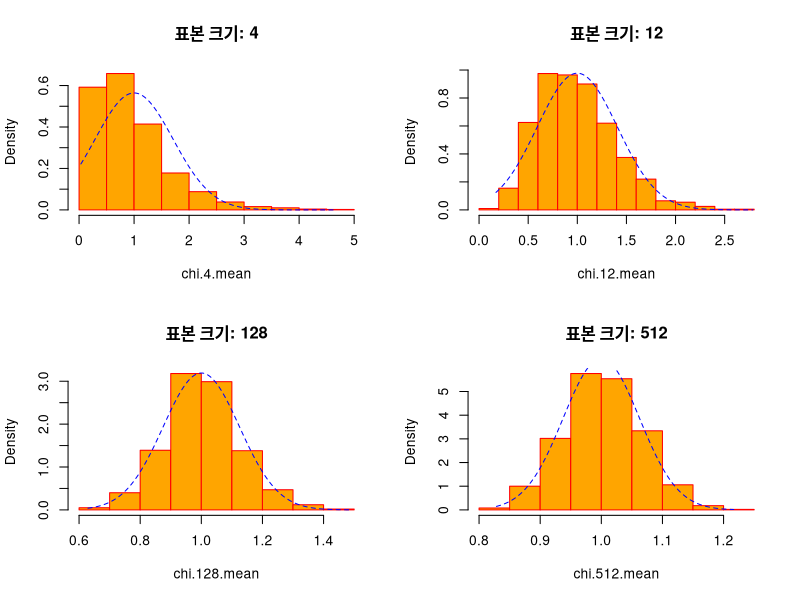
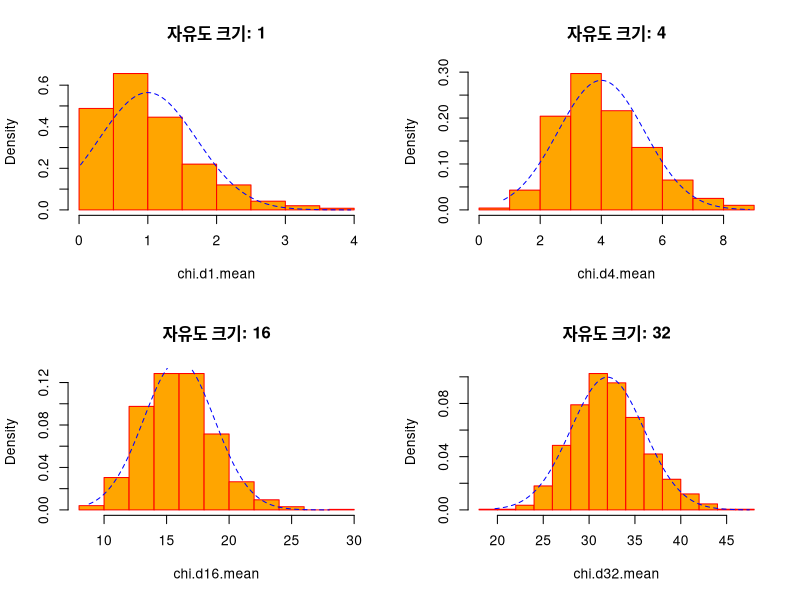
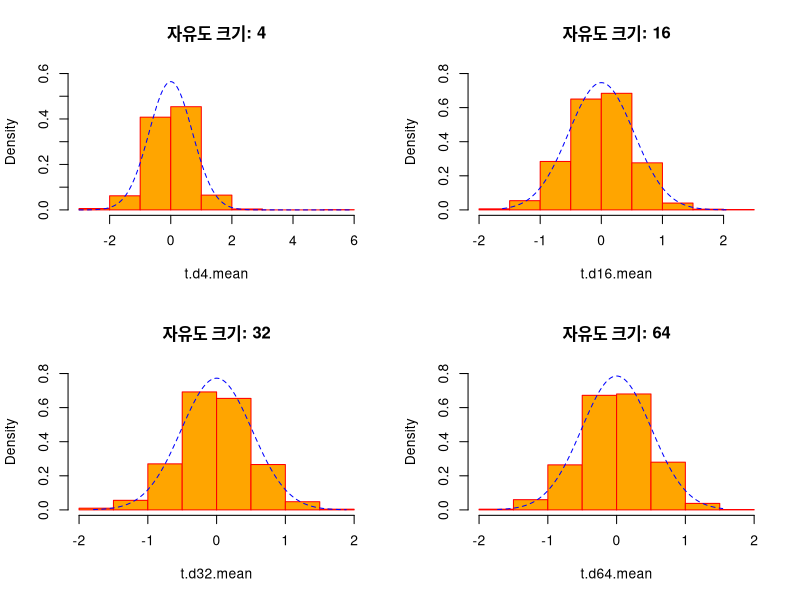
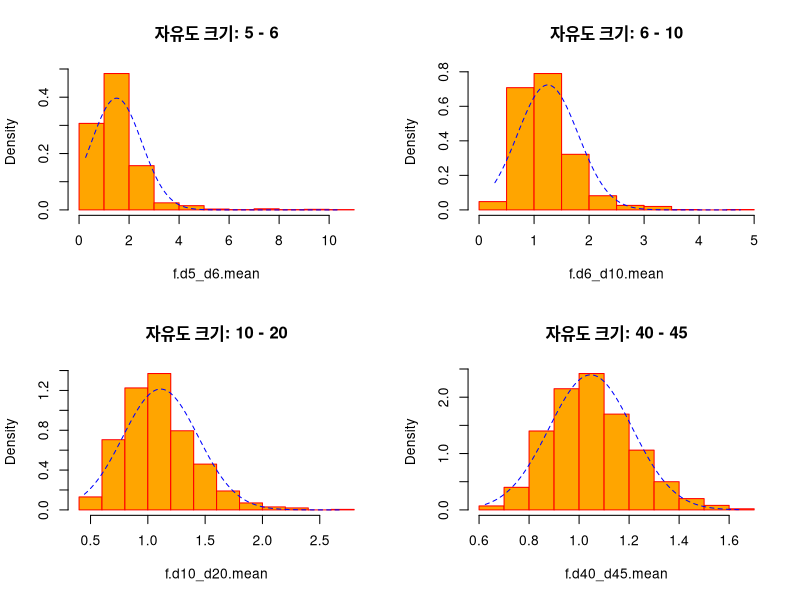
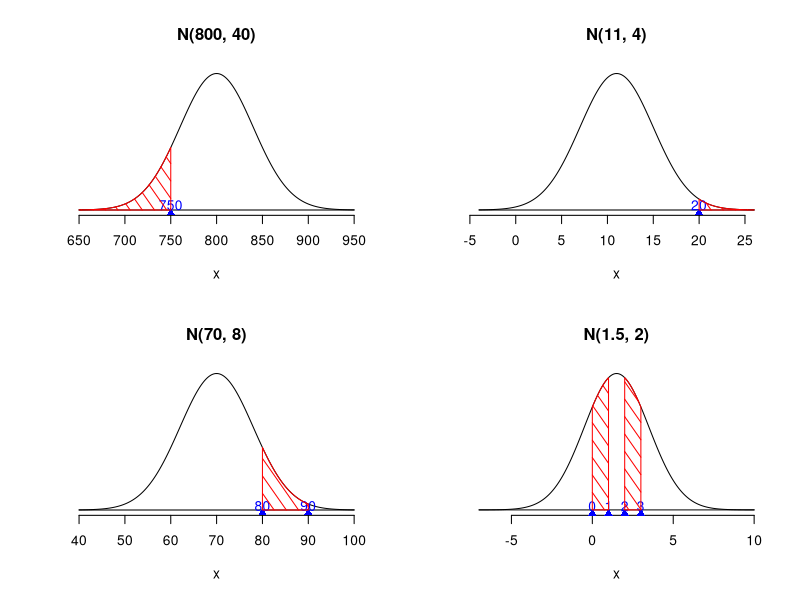

Write R code to recreate these figures, in order.
## ---- chunk 1
knitr::opts_chunk$set(echo = TRUE)
## ---- chunk 2
set.seed(9)
n <- 1000
chi.4.mean <- rep(NA, n)
chi.12.mean <- rep(NA, n)
chi.128.mean <- rep(NA, n)
chi.512.mean <- rep(NA, n)

for(i in 1:n) {
  chi.4.mean[i] <- mean(rchisq(4, df=1))
  chi.12.mean[i] <- mean(rchisq(12, df=1))
  chi.128.mean[i] <- mean(rchisq(128, df=1))
  chi.512.mean[i] <- mean(rchisq(512, df=1))
}
## ---- chunk 3
options(digits=4)
c(mean(chi.4.mean), sd(chi.4.mean))
c(mean(chi.12.mean), sd(chi.12.mean))
c(mean(chi.128.mean), sd(chi.128.mean))
c(mean(chi.512.mean), sd(chi.512.mean))
## ---- chunk 4
par(mfrow=c(2,2))
hist(chi.4.mean, prob=TRUE, main="표본 크기: 4", col="orange", border="red")
x1 <- seq(min(chi.4.mean), max(chi.4.mean), length=1000)
y1 <- dnorm(x=x1, mean=1, sd=sqrt(2/4))
lines(x1, y1, lty=2, col="blue")

hist(chi.12.mean, prob=TRUE, main="표본 크기: 12", col="orange", border="red")
x2 <- seq(min(chi.12.mean), max(chi.12.mean), length=1000)
y2 <- dnorm(x=x2, mean=1, sd=sqrt(2/12))
lines(x2, y2, lty=2, col="blue")

hist(chi.128.mean, prob=TRUE, main="표본 크기: 128", col="orange", border="red")
x3 <- seq(min(chi.128.mean), max(chi.128.mean), length=1000)
y3 <- dnorm(x=x3, mean=1, sd=sqrt(2/128))
lines(x3, y3, lty=2, col="blue")

hist(chi.512.mean, prob=TRUE, main="표본 크기: 512", col="orange", border="red")
x4 <- seq(min(chi.512.mean), max(chi.512.mean), length=1000)
y4 <- dnorm(x=x4, mean=1, sd=sqrt(2/512))
lines(x4, y4, lty=2, col="blue")
## ---- chunk 5
set.seed(9)
n <- 1000
chi.d1.mean <- rep(NA, n)
chi.d4.mean <- rep(NA, n)
chi.d16.mean <- rep(NA, n)
chi.d32.mean <- rep(NA, n)

rchisq(4, df=1)
for(i in 1:n) {
  chi.d1.mean[i] <- mean(rchisq(4, df=1))
  chi.d4.mean[i] <- mean(rchisq(4, df=4))
  chi.d16.mean[i] <- mean(rchisq(4, df=16))
  chi.d32.mean[i] <- mean(rchisq(4, df=32))
}
## ---- chunk 6
options(digits=4)
c(mean(chi.d1.mean), sd(chi.d1.mean))
c(mean(chi.d4.mean), sd(chi.d4.mean))
c(mean(chi.d16.mean), sd(chi.d16.mean))
c(mean(chi.d32.mean), sd(chi.d32.mean))
## ---- chunk 7
par(mfrow=c(2,2))
hist(chi.d1.mean, prob=TRUE, main="자유도 크기: 1", col="orange", border="red")
x1 <- seq(min(chi.d1.mean), max(chi.d1.mean), length=1000)
y1 <- dnorm(x=x1, mean=1, sd=sqrt(2/4))
lines(x1, y1, lty=2, col="blue")

hist(chi.d4.mean, prob=TRUE, main="자유도 크기: 4", col="orange", border="red")
x2 <- seq(min(chi.d4.mean), max(chi.d4.mean), length=1000)
y2 <- dnorm(x=x2, mean=4, sd=sqrt(8/4))
lines(x2, y2, lty=2, col="blue")

hist(chi.d16.mean, prob=TRUE, main="자유도 크기: 16", col="orange", border="red")
x3 <- seq(min(chi.d16.mean), max(chi.d16.mean), length=1000)
y3 <- dnorm(x=x3, mean=16, sd=sqrt(32/4))
lines(x3, y3, lty=2, col="blue")

hist(chi.d32.mean, prob=TRUE, main="자유도 크기: 32", col="orange", border="red")
x4 <- seq(min(chi.d32.mean), max(chi.d32.mean), length=1000)
y4 <- dnorm(x=x4, mean=32, sd=sqrt(64/4))
lines(x4, y4, lty=2, col="blue")
## ---- chunk 8
n <- 1000
t.d4.mean <- rep(NA, n)
t.d16.mean <- rep(NA, n)
t.d32.mean <- rep(NA, n)
t.d64.mean <- rep(NA, n)

for(i in 1:n) {
  t.d4.mean[i] <- mean(rt(4, df=4))
  t.d16.mean[i] <- mean(rt(4, df=16))
  t.d32.mean[i] <- mean(rt(4, df=32))
  t.d64.mean[i] <- mean(rt(4, df=64))
}
## ---- chunk 9
options(digits=4)
c(mean(t.d4.mean), sd(t.d4.mean))
c(mean(t.d16.mean), sd(t.d16.mean))
c(mean(t.d32.mean), sd(t.d32.mean))
c(mean(t.d64.mean), sd(t.d64.mean))
## ---- chunk 10
par(mfrow=c(2,2))
hist(t.d4.mean, prob=TRUE, ylim=c(0,0.6), main="자유도 크기: 4", col="orange", border="red")
x1 <- seq(min(t.d4.mean), max(t.d4.mean), length=1000)
y1 <- dnorm(x=x1, mean=0, sd=sqrt(4/2/4))
lines(x1, y1, lty=2, col="blue")

hist(t.d16.mean, prob=TRUE, ylim=c(0,0.8), main="자유도 크기: 16", col="orange", border="red")
x2 <- seq(min(t.d16.mean), max(t.d16.mean), length=1000)
y2 <- dnorm(x=x2, mean=0, sd=sqrt(16/14/4))
lines(x2, y2, lty=2, col="blue")

hist(t.d32.mean, prob=TRUE, ylim=c(0,0.8), main="자유도 크기: 32", col="orange", border="red")
x3 <- seq(min(t.d32.mean), max(t.d32.mean), length=1000)
y3 <- dnorm(x=x3, mean=0, sd=sqrt(32/30/4))
lines(x3, y3, lty=2, col="blue")

hist(t.d64.mean, prob=TRUE, ylim=c(0,0.8), main="자유도 크기: 64", col="orange", border="red")
x4 <- seq(min(t.d64.mean), max(t.d64.mean), length=1000)
y4 <- dnorm(x=x4, mean=0, sd=sqrt(64/62/4))
lines(x4, y4, lty=2, col="blue")
## ---- chunk 11
set.seed(9)
n <- 1000
f.d5_d6.mean <- rep(NA, n)
f.d6_d10.mean <- rep(NA, n)
f.d10_d20.mean <- rep(NA, n)
f.d40_d45.mean <- rep(NA, n)

for(i in 1:n) {
  f.d5_d6.mean[i] <- mean(rf(4, df1=5, df2=6))
  f.d6_d10.mean[i] <- mean(rf(4, df1=6, df2=10))
  f.d10_d20.mean[i] <- mean(rf(4, df1=10, df2=20))
  f.d40_d45.mean[i] <- mean(rf(4, df1=40, df2=45))
}
## ---- chunk 12
options(digits=4)
c(mean(f.d5_d6.mean), sd(f.d5_d6.mean))
c(mean(f.d6_d10.mean), sd(f.d6_d10.mean))
c(mean(f.d10_d20.mean), sd(f.d10_d20.mean))
c(mean(f.d40_d45.mean), sd(f.d40_d45.mean))
## ---- chunk 13
num1 <- c(5,6,10,40)
num2 <- c(6,10,20,45)

fm <- c()
fsd <- c()
for(i in 1:4) {
  fm <- c(fm, num2[i]/(num2[i]-2))
  fsd <- c(fsd, sqrt(((2*(num2[i]^2)*(num1[i]+num2[i]-2))/(num1[i]*((num2[i]-2)^2)*(num2[i]-4)))/4))
}

par(mfrow=c(2,2))
hist(f.d5_d6.mean, prob=TRUE, main="자유도 크기: 5 - 6", col="orange", border="red")
x1 <- seq(min(f.d5_d6.mean), max(f.d5_d6.mean), length=1000)
y1 <- dnorm(x=x1, mean=fm[1], sd=fsd[1])
lines(x1, y1, lty=2, col="blue")

hist(f.d6_d10.mean, prob=TRUE, main="자유도 크기: 6 - 10", col="orange", border="red")
x2 <- seq(min(f.d6_d10.mean), max(f.d6_d10.mean), length=1000)
y2 <- dnorm(x=x2, mean=fm[2], sd=fsd[2])
lines(x2, y2, lty=2, col="blue")

hist(f.d10_d20.mean, prob=TRUE, main="자유도 크기: 10 - 20", col="orange", border="red")
x3 <- seq(min(f.d10_d20.mean), max(f.d10_d20.mean), length=1000)
y3 <- dnorm(x=x3, mean=fm[3], sd=fsd[3])
lines(x3, y3, lty=2, col="blue")

hist(f.d40_d45.mean, prob=TRUE, main="자유도 크기: 40 - 45", col="orange", border="red")
x4 <- seq(min(f.d40_d45.mean), max(f.d40_d45.mean), length=1000)
y4 <- dnorm(x=x4, mean=fm[4], sd=fsd[4])
lines(x4, y4, lty=2, col="blue")
## ---- chunk 14
pnorm(750, 800, 40)
## ---- chunk 15
x <- seq(650, 950, by=1)
x.p <- dnorm(x, 800, 40)
plot(x, x.p, axes=F, type="l", main="N(800, 40)", ylab="")
axis(1)

lines(c(650, 950), c(0, 0))
points(750, -0.0002, pch=17, col="blue")
text(750, 0.00035, "750", col="blue")

s <- seq(650, 750, by=1)
s.z <- dnorm(s, mean=800, sd=40)
s <- c(650, s, 750)
s.z <- c(0, s.z, 0)
polygon(s, s.z, col="red", density=10, angle=305)
## ---- chunk 16
mu <- 11
sigma <- 4
## ---- chunk 17
1-pnorm(20, mu, sigma)
## ---- chunk 18
x <- seq(-4, 26, by=0.001)
x.p <- dnorm(x, 11, 4)
plot(x, x.p, axes=F, type="l", main="N(11, 4)", ylab="")
axis(1)

lines(c(-4, 26), c(0, 0))
points(20, -0.002, pch=17, col="blue")
text(20, 0.0035, "20", col="blue")

s <- seq(20, 26, by=0.001)
s.z <- dnorm(s, mean=11, sd=4)
s <- c(20, s, 26)
s.z <- c(0, s.z, 0)
polygon(s, s.z, col="red", density=10, angle=305)
## ---- chunk 19
qnorm(0.9, mu, sigma)
## ---- chunk 20
mu1 <- 70
sigma1 <- 8
pnorm(90, mu1, sigma1) - pnorm(80, mu1, sigma1)
## ---- chunk 21
x <- seq(40, 100, by=0.001)
x.p <- dnorm(x, 70, 8)
plot(x, x.p, axes=F, type="l", main="N(70, 8)", ylab="")
axis(1)

lines(c(40, 100), c(0, 0))
points(80, -0.001, pch=17, col="blue")
text(80, 0.0015, "80", col="blue")
points(90, -0.001, pch=17, col="blue")
text(90, 0.0015, "90", col="blue")

s <- seq(80, 90, by=0.001)
s.z <- dnorm(s, mean=70, sd=8)
s <- c(80, s, 90)
s.z <- c(0, s.z, 0)
polygon(s, s.z, col="red", density=10, angle=305)
## ---- chunk 22
mu2 <- 1.5
sigma2 <- 2
H0 <- pnorm(1, mu2, sigma2) - pnorm(0, mu2, sigma2)       # H(0) = P(0 <= X <= 1)
H2 <- pnorm(3, mu2, sigma2) - pnorm(2, mu2, sigma2)       # H(2) = p(2 <= X <= 3)
H0 + H2
H0*2
## ---- chunk 23
x <- seq(-7, 10, by=0.001)
x.p <- dnorm(x, 1.5, 2)
plot(x, x.p, axes=F, type="l", main="N(1.5, 2)", ylab="")
axis(1)

lines(c(-7, 10), c(0, 0))
points(0, -0.005, pch=17, col="blue")
text(0, 0.0055, "0", col="blue")
points(1, -0.005, pch=17, col="blue")
text(1, 0.0055, "1", col="blue")
points(2, -0.005, pch=17, col="blue")
text(2, 0.0055, "2", col="blue")
points(3, -0.005, pch=17, col="blue")
text(3, 0.0055, "3", col="blue")

s <- seq(2, 3, by=0.001)
s.z <- dnorm(s, mean=1.5, sd=2)
s <- c(2, s, 3)
s.z <- c(0, s.z, 0)
polygon(s, s.z, col="red", density=10, angle=305)

s <- seq(0, 1, by=0.001)
s.z <- dnorm(s, mean=1.5, sd=2)
s <- c(0, s, 1)
s.z <- c(0, s.z, 0)
polygon(s, s.z, col="red", density=10, angle=305)
